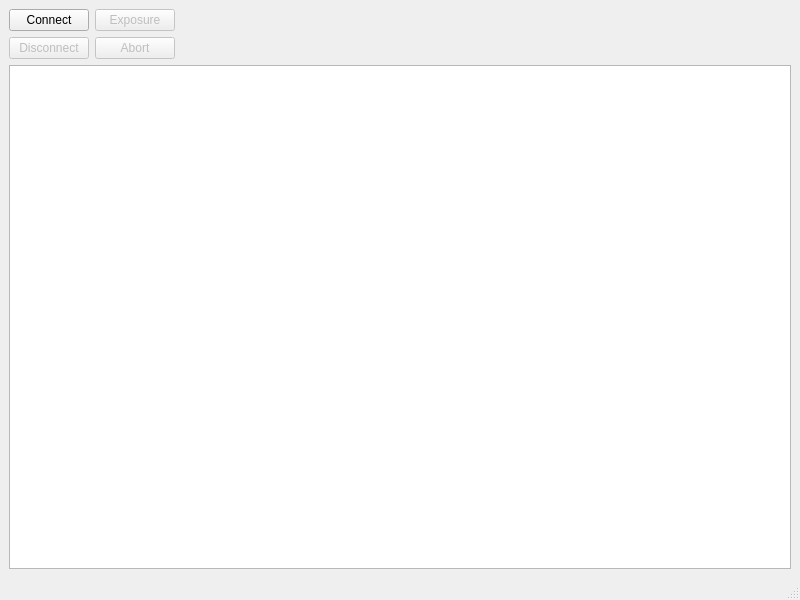
<?xml version="1.0" encoding="UTF-8"?>
<ui version="4.0">
 <class>MainWindow</class>
 <widget class="QMainWindow" name="MainWindow">
  <property name="geometry">
   <rect>
    <x>0</x>
    <y>0</y>
    <width>800</width>
    <height>600</height>
   </rect>
  </property>
  <property name="windowTitle">
   <string>MainWindow</string>
  </property>
  <widget class="QWidget" name="centralwidget">
   <layout class="QVBoxLayout" name="verticalLayout">
    <item>
     <layout class="QHBoxLayout" name="horizontalLayout">
      <item>
       <layout class="QGridLayout" name="gridLayout">
        <item row="0" column="0">
         <widget class="QPushButton" name="pushButtonConnect">
          <property name="text">
           <string>Connect</string>
          </property>
         </widget>
        </item>
        <item row="0" column="1">
         <widget class="QPushButton" name="pushButtonExposure">
          <property name="enabled">
           <bool>false</bool>
          </property>
          <property name="text">
           <string>Exposure</string>
          </property>
         </widget>
        </item>
        <item row="1" column="0">
         <widget class="QPushButton" name="pushButtonDisconnect">
          <property name="enabled">
           <bool>false</bool>
          </property>
          <property name="text">
           <string>Disconnect</string>
          </property>
         </widget>
        </item>
        <item row="1" column="1">
         <widget class="QPushButton" name="pushButtonAbortExposure">
          <property name="enabled">
           <bool>false</bool>
          </property>
          <property name="text">
           <string>Abort</string>
          </property>
         </widget>
        </item>
       </layout>
      </item>
      <item>
       <spacer name="horizontalSpacer">
        <property name="orientation">
         <enum>Qt::Horizontal</enum>
        </property>
        <property name="sizeHint" stdset="0">
         <size>
          <width>40</width>
          <height>20</height>
         </size>
        </property>
       </spacer>
      </item>
     </layout>
    </item>
    <item>
     <widget class="QGraphicsView" name="graphicsView"/>
    </item>
   </layout>
  </widget>
  <widget class="QStatusBar" name="statusbar"/>
 </widget>
 <resources/>
 <connections/>
</ui>
